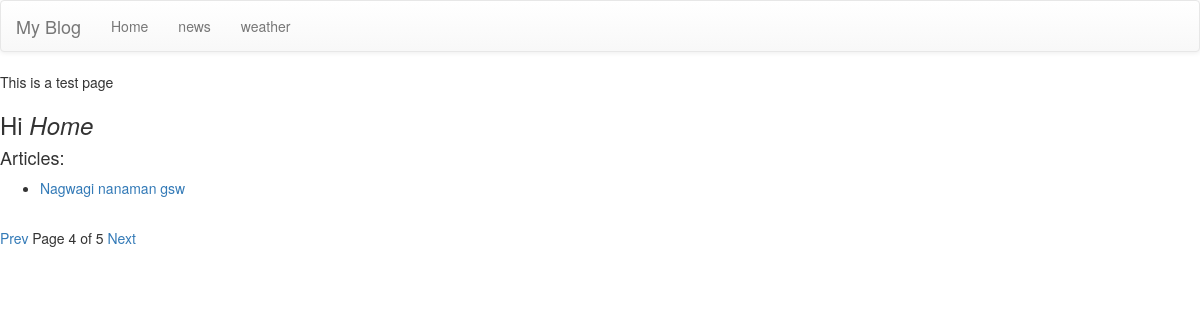
/?page=4, run on the app's committed database.
### article/models.py (models this page shows, shortened)
class Category(models.Model):
    title = models.CharField(max_length=150)
    slug = models.CharField(max_length=150)
    parent = models.ForeignKey('article.Category', blank=True, null=True)
    @staticmethod
    def list_categories():
        return Category.objects.all()

class Post(models.Model):
    author = models.ForeignKey('auth.User')  # Pulls user names from User table
    title = models.CharField(max_length=150, null=False)
    text = models.TextField(null=False)
    created_date = models.DateTimeField(default=timezone.now)
    image = models.FileField(blank=True, upload_to='images')
    category = models.ManyToManyField('article.Category',
        blank=True, null=True)

### article/views.py (the view)
# urls.py: 2. Add a URL to urlpatterns:  url(r'^$', views.home, name='home')
def home(request):
    post_list = Post.objects.all()
    paginator = Paginator(post_list, 1)
    page = request.GET.get('page')
    categories = Category.list_categories()
    try:
        posts = paginator.page(page)
    except PageNotAnInteger:
        posts = paginator.page(1)
    except EmptyPage:
        posts = paginator.page(paginator.num_pages)
    return render(request, 'pages/home.html',
        {'posts': posts, 'categories': categories})

### article/templates/pages/home.html
{% include 'partials/header.html' %}
This is a test page
<h3>Hi <i>Home</i></h3>
<h4>Articles:</h4>
<ul>
    {% for post in posts %}
        <li>
            <a href="{% url 'single' post.id %}">{{post.title}}</a>
        </li>
    {% endfor %}
</ul>
{% if posts.has_previous %}
    <div class="pagination">
        <a href="?page={{posts.previous_page_number}}">Prev</a>
    </div>
{% endif %}
Page {{posts.number}} of {{posts.paginator.num_pages}}
{% if posts.has_next %}
    <div class="pagination">
        <a href="?page={{posts.next_page_number}}">Next</a>
    </div>
{% endif %}
{% include 'partials/footer.html' %}

### article/templates/partials/header.html (shortened to what this page needs)
<!DOCTYPE html>
<html>
    <head>
        <link rel="stylesheet" href="https://maxcdn.bootstrapcdn.com/bootstrap/3.3.7/css/bootstrap.min.css">
        <link rel="stylesheet" href="https://maxcdn.bootstrapcdn.com/bootstrap/3.3.7/css/bootstrap-theme.min.css">
    </head>
    <body>
    <nav class="navbar navbar-default">
  <div class="container-fluid">
    <div class="navbar-header">
      <a class="navbar-brand" href="#">My Blog</a>
    </div>
    <div class="collapse navbar-collapse" id="bs-example-navbar-collapse-1">
      <ul class="nav navbar-nav">
        <li><a href="/">Home</a></li>
        {% for category in categories %}
            <li><a href="{% url 'category' category.slug %}">{{category.title}}</a></li>
        {% endfor %}
      </ul>
    </div>
  </div>
</nav>

### data on the page
Category: title "news"
Category: title "weather"
Post: title "Nagwagi nanaman gsw"

### other printed values
{{ posts.number }} "4"
{{ posts.paginator.num_pages }} "5"
